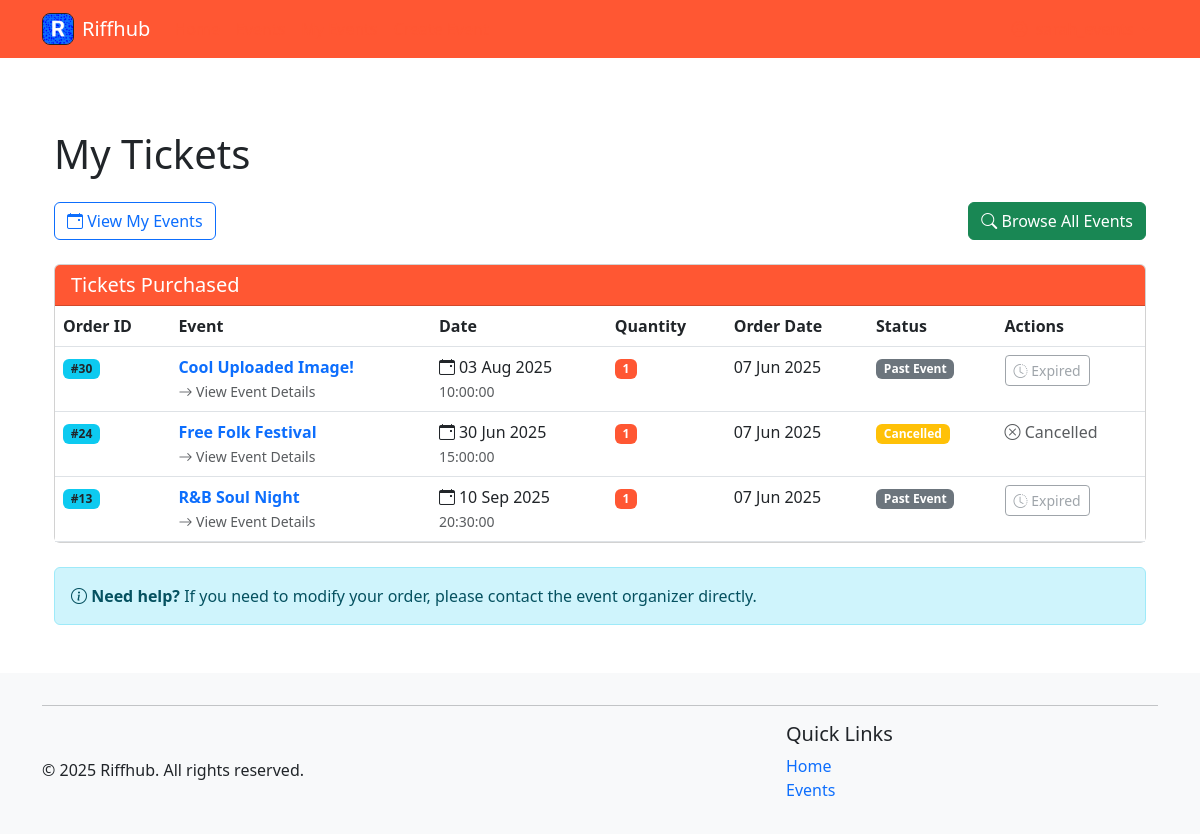
Page /events/my-tickets (signed in) on the committed database.
### riffhub/models.py (models this page shows, shortened)
class Order(db.Model):
    __tablename__ = 'orders'
    id = db.Column(db.Integer, primary_key=True)
    user_id = db.Column(db.Integer, db.ForeignKey('users.id'), nullable=False)
    order_date = db.Column(db.DateTime, default=datetime.utcnow)
    status = db.Column(db.String(20), default='completed')  # could be 'pending', 'completed', 'cancelled'
    tickets = db.relationship('Ticket', backref='order', lazy='dynamic', cascade='all, delete-orphan')

class Event(db.Model):
    __tablename__ = 'events'
    id = db.Column(db.Integer, primary_key=True)
    title = db.Column(db.String(120), nullable=False)
    description = db.Column(db.Text)
    genre_id = db.Column(db.Integer, db.ForeignKey('genres.id'))
    date = db.Column(db.Date, nullable=False)
    time = db.Column(Time, nullable=False)
    location = db.Column(db.String(120))
    image = db.Column(db.String(255))
    capacity = db.Column(db.Integer, default=0)  # 0 means unlimited capacity
    price = db.Column(db.Double, default=0)  # 0 means free entry
    organizer_id = db.Column(db.Integer, db.ForeignKey('users.id'))
    created_at = db.Column(db.DateTime, default=datetime.utcnow)
    tickets = db.relationship('Ticket', backref='event', lazy='dynamic', cascade='all, delete-orphan')
    comments = db.relationship('Comment', backref='event', lazy='dynamic', cascade='all, delete-orphan')

class Ticket(db.Model):
    __tablename__ = 'tickets'
    id = db.Column(db.Integer, primary_key=True)
    order_id = db.Column(db.Integer, db.ForeignKey('orders.id'), nullable=False)
    event_id = db.Column(db.Integer, db.ForeignKey('events.id'), nullable=False)
    quantity = db.Column(db.Integer, nullable=False, default=1)
    created_at = db.Column(db.DateTime, default=datetime.utcnow)

### riffhub/blueprints/events/routes.py (the view)
@bp.route('/my-tickets')
@login_required
def my_tickets():
    user_id = session['user_id']
    user_orders = Order.query.filter_by(user_id=user_id).order_by(Order.order_date.desc()).all()
    order_details = []
    cancel_forms = {}
    for order in user_orders:
        tickets_info = []
        for ticket in order.tickets:
            event = Event.query.get(ticket.event_id)
            tickets_info.append({'ticket': ticket, 'event': event})
            if event.date >= date.today() and order.status == 'completed':
                if event.id not in cancel_forms:
                    form = CancelTicketsForm()
                    form.event_id.data = event.id
                    cancel_forms[event.id] = form
        if tickets_info:
            order_details.append({'order': order, 'tickets': tickets_info})
    return render_template('my_tickets.html',
                           order_details=order_details,
                           cancel_forms=cancel_forms,
                           current_date=date.today())

### riffhub/helpers.py (called while the page is built)
def login_required(f):
    @wraps(f)
    def decorated_function(*args, **kwargs):
        if 'user_id' not in session:
            flash('Please log in to access this page', 'danger')
            return redirect(url_for('auth.login'))
        return f(*args, **kwargs)
    return decorated_function

def utility_processor():
    def format_date(date_str):
        try:
            if isinstance(date_str, str):
                date_obj = datetime.strptime(date_str, '%Y-%m-%d')
                return date_obj.strftime('%B %d, %Y')
            return date_str.strftime('%B %d, %Y')
        except:
            return date_str
    return dict(format_date=format_date, now=datetime.now())

### riffhub/blueprints/events/templates/my_tickets.html (shortened to what this page needs)
{% extends 'base.html' %}
{% block content %}
<div class="container my-5">
    <h1 class="mb-4">My Tickets</h1>
    <div class="d-flex justify-content-between align-items-center mb-4">
        <div>
            <a href="{{ url_for('events.my_events') }}" class="btn btn-outline-primary">
                <i class="bi bi-calendar-event"></i> View My Events
            </a>
        </div>
        <div>
            <a href="{{ url_for('events.list') }}" class="btn btn-success">
                <i class="bi bi-search"></i> Browse All Events
            </a>
        </div>
    </div>
    {% if order_details %}
    <div class="card">
        <div class="card-header bg-primary text-white">
            <h5 class="mb-0">Tickets Purchased</h5>
        </div>
        <div class="card-body p-0">
            <div class="table-responsive">
                <table class="table table-hover tickets-table mb-0">
                    <thead>
                        <tr>
                            <th>Order ID</th>
                            <th>Event</th>
                            <th>Date</th>
                            <th>Quantity</th>
                            <th>Order Date</th>
                            <th>Status</th>
                            <th>Actions</th>
                        </tr>
                    </thead>
                    <tbody>
                        {% for order_info in order_details %}
                        {% for ticket_info in order_info.tickets %}
                        <tr>
                            <td>
                                <a href="{{ url_for('events.order_confirmation', order_id=order_info.order.id) }}"
                                   class="badge bg-info text-dark order-id text-decoration-none">
                                    #{{ order_info.order.id }}
                                </a>
                            </td>
                            <td>
                                <a href="{{ url_for('events.order_confirmation', order_id=order_info.order.id) }}"
                                   class="fw-bold text-decoration-none">
                                    {{ ticket_info.event.title }}
                                </a>
                                <br>
                                <small class="text-muted">
                                    <a href="{{ url_for('events.detail', event_id=ticket_info.event.id) }}"
                                       class="text-muted text-decoration-none">
                                        <i class="bi bi-arrow-right"></i> View Event Details
                                    </a>
                                </small>
                            </td>
                            <td>
                                <span class="d-flex align-items-center">
                                    <i class="bi bi-calendar-event me-1"></i>
                                    {{ ticket_info.event.date.strftime('%d %b %Y') }}
                                </span>
                                {% if ticket_info.event.time %}
                                <small class="text-muted">{{ ticket_info.event.time }}</small>
                                {% endif %}
                            </td>
                            <td>
                                <span class="badge bg-primary">{{ ticket_info.ticket.quantity }}</span>
                            </td>
                            <td>
                                {{ order_info.order.order_date.strftime('%d %b %Y') }}
                            </td>
                            <td>
                                {% if order_info.order.status == 'cancelled' %}
                                <span class="badge bg-warning">Cancelled</span>
                                {% elif ticket_info.event.date < current_date %}
                                <span class="badge bg-secondary">Past Event</span>
                                {% elif ticket_info.event.is_full %}
                                <span class="badge bg-danger">Sold Out</span>
                                {% else %}
                                <span class="badge bg-success">Active</span>
                                {% endif %}
                            </td>
                            <td>
                                {% if ticket_info.event.date >= current_date and order_info.order.status == 'completed' %}
                                    {% set cancel_form = cancel_forms.get(ticket_info.event.id) %}
                                    {% if cancel_form %}
                                    <form action="{{ url_for('events.cancel_tickets', event_id=ticket_info.event.id) }}"
                                          method="post" style="display:inline;"
                                          onsubmit="return confirm('Are you sure you want to cancel this ticket?');">
                                        {{ cancel_form.hidden_tag() }}
                                        {{ cancel_form.event_id }}
                                        {{ cancel_form.submit(class="btn btn-danger btn-sm") }}
                                    </form>
                                    {% endif %}
                                {% elif order_info.order.status == 'cancelled' %}
                                <span class="text-muted">
                                    <i class="bi bi-x-circle"></i> Cancelled
                                </span>
                                {% else %}
                                <button class="btn btn-outline-secondary btn-sm" disabled>
                                    <i class="bi bi-clock-history"></i> Expired
                                </button>
                                {% endif %}
                            </td>
                        </tr>
                        {% endfor %}
                        {% endfor %}
                    </tbody>
                </table>
            </div>
        </div>
    </div>
    <div class="mt-4">
        <div class="alert alert-info" role="alert">
            <i class="bi bi-info-circle"></i>
            <strong>Need help?</strong> If you need to modify your order, please contact the event organizer directly.
        </div>
    </div>
    {% endif %}
</div>
{% endblock %}

### .utils/ass_2_reference/static/style/styles.css (style rules this page uses)
:root { --brand-primary: #ff5733; --brand-highlight: #ff7300; }
body { text-decoration: none; }
.bg-primary { background-color: var(--brand-primary) !important; }

### riffhub/templates/base.html (style rules this page uses)
.flex-wrapper { min-height: 100vh; display: flex; flex-direction: column; }

### rows in the picture
Order: order.id "30", order.order_date "07 Jun 2025"
Event: event "Cool Uploaded Image!", event "03 Aug 2025", event.time "10:00:00"
Ticket: ticket.quantity "1"
Order: order.id "24", order.order_date "07 Jun 2025"
Event: event "Free Folk Festival", event "30 Jun 2025", event.time "15:00:00"
Ticket: ticket.quantity "1"
Order: order.id "13", order.order_date "07 Jun 2025"
Event: event "R&B Soul Night", event "10 Sep 2025", event.time "20:30:00"
Ticket: ticket.quantity "1"
